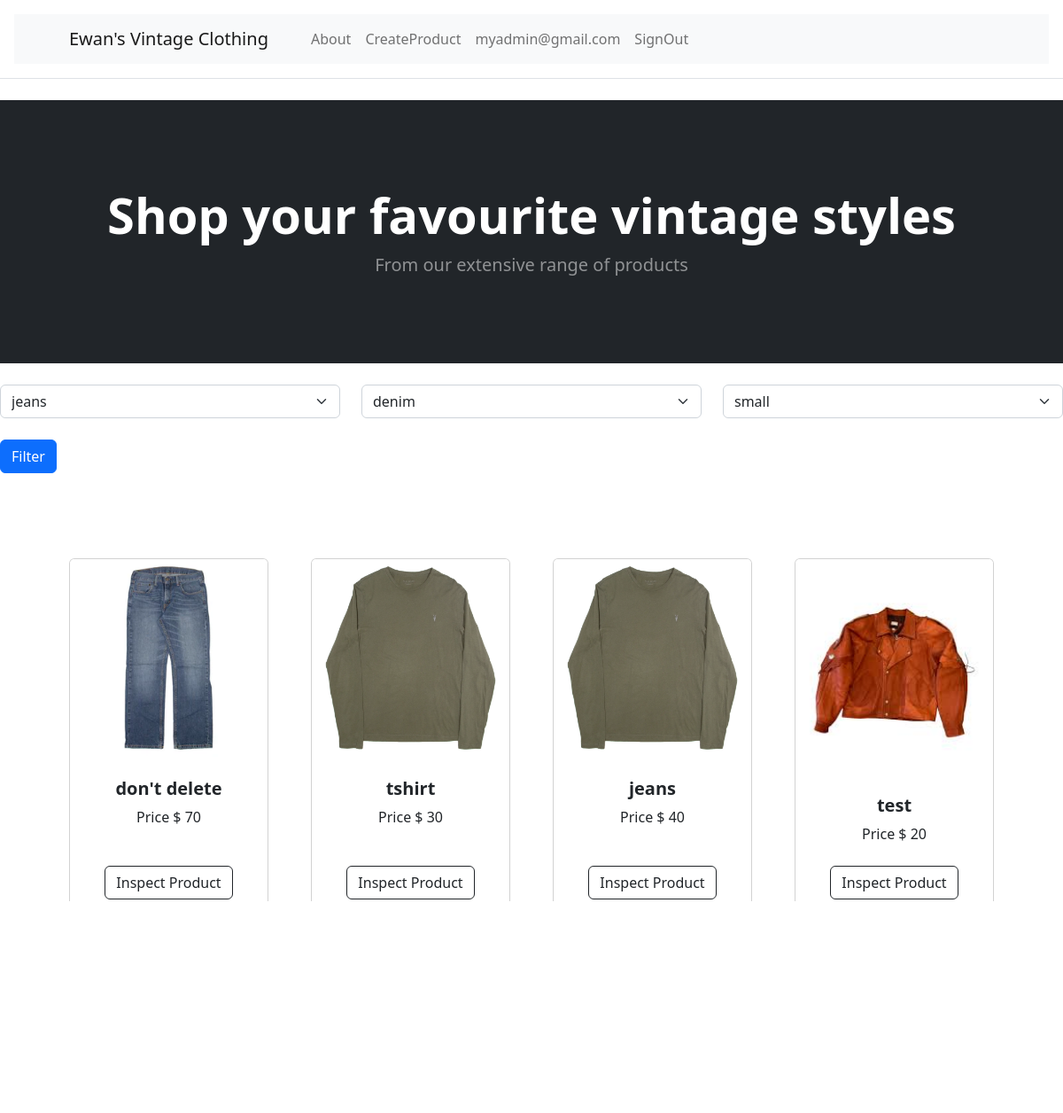
Page / (signed in) on the committed database.
### tables this page shows
CREATE TABLE User (
    id INTEGER PRIMARY KEY AUTOINCREMENT,
    firstname VARCHAR(255) NOT NULL,
    lastname VARCHAR(255) NOT NULL,
    email VARCHAR(255) NOT NULL UNIQUE,
    password TEXT NOT NULL,
    is_admin BOOLEAN NOT NULL DEFAULT 0,
    is_active BOOLEAN NOT NULL DEFAULT 1
);

CREATE TABLE Product (
    id INTEGER PRIMARY KEY AUTOINCREMENT,
    name VARCHAR(255) NOT NULL,
    description TEXT,
    stock INT NOT NULL CHECK (stock >= 0),
    price DECIMAL(10, 2) NOT NULL CHECK (price >= 0.00),
    imageurl VARCHAR(255) NOT NULL,
    created_by INT NOT NULL,
    product_type INT NOT NULL,
    created_at TIMESTAMP DEFAULT CURRENT_TIMESTAMP,
    FOREIGN KEY (created_by) REFERENCES User(id) ON DELETE CASCADE,
    FOREIGN KEY (product_type) REFERENCES ProductType(id) ON DELETE CASCADE
);

### app.py (the view)
@app.route('/',methods=['GET','POST'])
def products_spread():
    pt_names, pt_materials, pt_sizes =select_products_types()
    producttypename=request.args.get('producttypename')
    producttypematerial = request.args.get('producttypematerial')
    producttypesize = request.args.get('producttypesize')
    if producttypename:
        products=filter_products(name=producttypename, material=producttypematerial, size=producttypesize)
    else:
        products=select_products()
    return render_template('ProductSpread.html',products=products,
                            pt_names=pt_names, pt_materials=pt_materials, pt_sizes=pt_sizes,
                           selected_producttypename=producttypename, selected_producttypematerial=producttypematerial,
                           selected_producttypesize=producttypesize)

### Model/Product.py (called while the page is built)
    def to_dict(self) -> dict:
        return {
            "id":self.id, "name":self.name, "material":self.material, "size":self.size
        }

    def to_dict(self):
        return {
            'id': self.id,
            'name': self.name,
            'description': self.description,
            'stock': self.stock,
            'price': self.price,
            'imageurl': self.imageurl,
            'created_by': self.created_by,
            'product_type': self.product_type,
            'created_at': self.created_at
        }

### Service/UserService.py (called while the page is built)
    def get_user_by_email(self,email):
        return select_user_by_email(email)

### app.py (called while the page is built)
@app.before_request
def before_request():
    email=session.get("email")
    if email is None:
        g.user = None
    else:
        validation = UserValidation()
        user=UserService(validation).get_user_by_email(email)
        if user:
            g.user=user
            if 'cart' not in session:
                session['cart'] = {"user": user.email, "items": [],}
            else:
                g.cart = session['cart']#assign cart to g.cart to access in the template easily
        else:
            session.clear()

### db.py (called while the page is built)
def select_user_by_email(email):
    mydb=get_db()
    row=mydb.execute("""SELECT id, firstname, lastname, email, password, is_admin, is_active FROM User WHERE email = ?""",
                 (email,)).fetchone()
    if row:
        user=UserRead(id=row[0], firstname=row[1], lastname=row[2], email=row[3], password=row[4], is_admin=row[5], is_active=row[6])
        return user

def get_db():
    db = getattr(g, '_database', None)
    if db is None:
        db = g._database = sqlite3.connect(DATABASE)
    return db

def select_products():
    mydb=get_db()
    rows=mydb.execute("""SELECT id, name, description, stock, price, imageurl, created_by, product_type, created_at FROM Product""").fetchall()
    products=[ProductRead(id=row[0],
                          name=row[1],
                          description=row[2],
                          stock=row[3],
                          price=row[4],
                          imageurl=row[5],
                          created_by=row[6],
                          product_type=row[7],
                          created_at=row[8]).to_dict() for row in rows]
    return products

### templates/ProductSpread.html
{% extends "base.html" %}
{% block content %}
        <header class="bg-dark py-5">
            <div class="container px-4 px-lg-5 my-5">
                <div class="text-center text-white">
                    <h1 class="display-4 fw-bolder">Shop your favourite vintage styles</h1>
                    <p class="lead fw-normal text-white-50 mb-0">From our extensive range of products</p>
                </div>
            </div>
        </header>
    <div class="row">
    <div class="col">
    <form method="get" action="{{ url_for('products_spread') }}">
    <div class="row my-4">
        <div class="col">
                  <select class="form-select" aria-label="Default select example"  name="producttypename">
            {% for name in pt_names %}
          <option value="{{ name }}" {% if selected_producttypename==name %}selected{% endif %} >{{ name }}</option>
            {% endfor %}
        </select>
        </div>
        <div class="col">
                <select class="form-select" aria-label="Default select example"  name="producttypematerial">
            {% for material in pt_materials %}
          <option value="{{ material }}"{% if selected_producttypematerial==material %}selected{% endif %}>{{ material }}</option>
            {% endfor %}
        </select>
        </div>
        <div class="col">
                <select class="form-select" aria-label="Default select example"  name="producttypesize">
            {% for size in pt_sizes %}
          <option value="{{ size }}"{% if selected_producttypesize==size %}selected{% endif %}>{{ size }}</option>
            {% endfor %}
        </select>
        </div>
    </div>
    <button type="submit" class="btn btn-primary">
        Filter
    </button>
    </form>
    </div>
    </div>
        <section class="py-5">
            <div class="container px-4 px-lg-5 mt-5">
                <div class="row gx-4 gx-lg-5 row-cols-2 row-cols-md-3 row-cols-xl-4 justify-content-center">
                    {% if products %}
                    {% for product in products %}
                    <div class="col mb-5">
                        <div class="card h-100">
                            <img class="card-img-top" src="{{ product.imageurl }}" alt="..." />
                            <div class="card-body p-4">
                                <div class="text-center">
                                    <h5 class="fw-bolder">{{ product.name }}</h5>
                                    Price $ {{ product.price }}
                                </div>
                            </div>
                            <div class="card-footer p-4 pt-0 border-top-0 bg-transparent">
                                <div class="text-center">
                                    <a class="btn btn-outline-dark mt-auto" href="{{ url_for('get_product',name=product.name) }}">Inspect Product</a>
                                </div>
                            </div>
                        </div>
                    </div>
                    {% endfor %}
                    {% else %}
                    <div>
                        <h4>
                            there is no products
                        </h4>
                    </div>
                    {% endif %}
                </div>
            </div>
        </section>
{% endblock %}

### templates/header.html (shortened to what this page needs)
<nav class="navbar navbar-expand-lg navbar-light bg-light">
            <div class="container px-4 px-lg-5">
                <a class="navbar-brand" href="{{ url_for('products_spread') }}">Ewan's Vintage Clothing</a>
                <div class="collapse navbar-collapse" id="navbarSupportedContent">
                    <ul class="navbar-nav me-auto mb-2 mb-lg-0 ms-lg-4">
                        <li class="nav-item"><a class="nav-link" href="{{ url_for('about_page') }}">About</a></li>
                        {% if g.user %}
                            {% if g.user.is_admin %}
                                <li class="nav-item"><a class="nav-link" href="{{ url_for('create_product') }}">CreateProduct</a>
                                </li>
                                {% endif %}
                        <li class="nav-item"><a class="nav-link" href="#">{{ g.user.email }}</a></li>
                        <li class="nav-item"><a class="nav-link" href="{{ url_for('signout_page') }}">SignOut</a></li>
                        {% else %}
                        <li class="nav-item"><a class="nav-link" href="{{ url_for('signup_page') }}">SignUp</a></li>
                        <li class="nav-item"><a class="nav-link" href="{{ url_for('signin_page') }}">SignIn</a></li>
                        {% endif %}
                    </ul>
                </div>
            </div>
        </nav>

### rows in the picture
User: user.email "myadmin@gmail.com"
Product: imageurl (picture), name "don't delete", price "70"
Product: imageurl (picture), name "tshirt", price "30"
Product: imageurl (picture), name "jeans", price "40"
Product: imageurl (picture), name "test", price "20"

### other values in the picture
form field producttypename "jeans"
form field producttypematerial "denim"
form field producttypesize "small"
